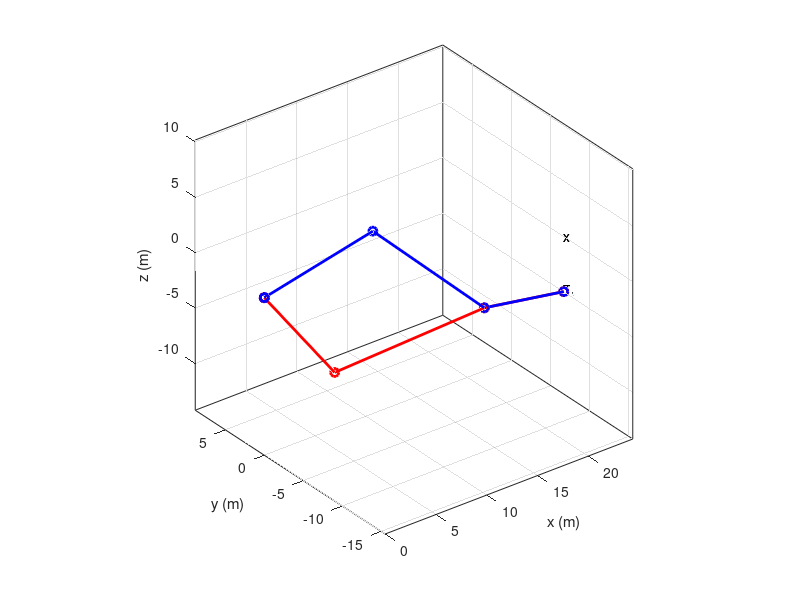
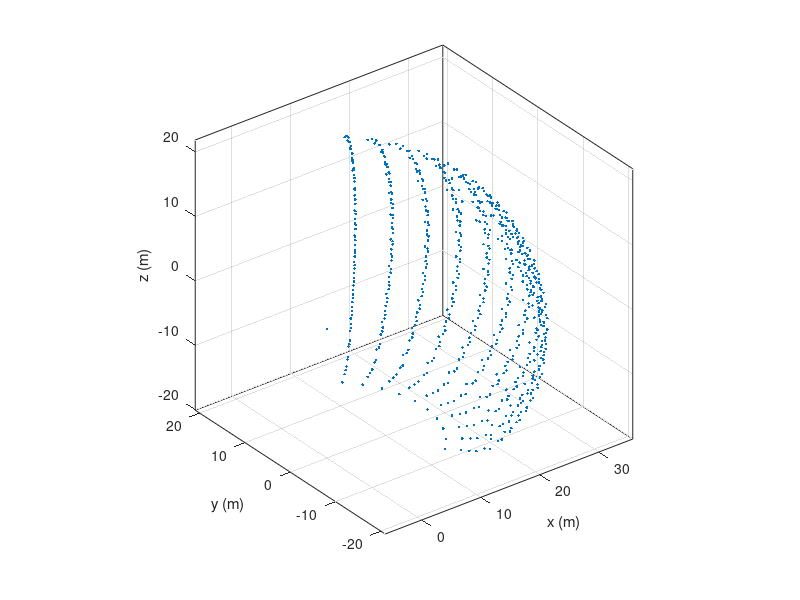

The MATLAB source for these figures, in order:
%%%%%%%%%%%%% Raphael Nagel %%%%%%%%%%%
%%%%%%%%%%% Co-Design       %%%%%%%%%
%%%%%%%%%%%%%% December 2012 %%%%%%%%%%%%%
% Forward ands inverse kinematics

clear all
close all
clc

deg2rad = pi/180;
rad2deg = 180/pi;

%% Links Length
l1 = 8.5+9;
l2 = 10 ;
l3 = 13 ;
d5 = 6.7;


%% Desired Position input
x_in = 24.38;
y_in = -6.66;
z_in = -4.97;

%%

p0e = [x_in y_in z_in]';

%%print
disp('Desired position =')
disp(p0e)
if norm(p0e) > l2+l3+d5   %origin is l1 above the table...
    error('desired position is out of the workspace')
end

%% %%%%%%%%%%%% Inverse Kinematics of the Lynx Motion Arm 6 DOF manipulator %%%%%%%%%%%%%%%%%
%% Inverse Kinematic Postition
%theta 1(rotation around base)
q1  = atan2(p0e(2),p0e(1));

p0c = p0e - d5.*[cos(q1) sin(q1) 0]';


xc = p0c(1,1);
yc = p0c(2,1);
zc = p0c(3,1);

disp('Wrist Position =')
disp(p0c)

%%




%% Geometric solution of q1, q2 and q3

%set 1

q31 = atan2(+sqrt(1-((xc^2+yc^2+zc^2-l2^2-l3^2)/(2*l2*l3))^2),((xc^2+yc^2+zc^2-l2^2-l3^2)/(2*l2*l3)));
q21 = -atan2(((l3*sin(q31))/sqrt(xc^2+yc^2+zc^2)),+sqrt(1-((l3*sin(q31))/sqrt(xc^2+yc^2+zc^2))^2))+atan2(zc,sqrt(xc^2+yc^2));
q41 = pi/2 -(q21+q31);



%set 2
q32 = atan2(-sqrt(1-((xc^2+yc^2+zc^2-l2^2-l3^2)/(2*l2*l3))^2),((xc^2+yc^2+zc^2-l2^2-l3^2)/(2*l2*l3)));
q22 = -atan2(((l3*sin(q32))/sqrt(xc^2+yc^2+zc^2)),+sqrt(1-((l3*sin(q32))/sqrt(xc^2+yc^2+zc^2))^2))+atan2(zc,sqrt(xc^2+yc^2));

q42 = pi/2 -(q22+q32);

smax = 100000;
smin = 50000;
qmax = 180;
qmin = 0;


disp('Solution 1:');
disp([q1 q21 q31 q41]*180/pi);
disp( ([q1 q21 q31]*180/pi)*((smax-smin)/(qmax-qmin)+smin));


disp('Solution 2:');
disp([q1 q22 q32 q42]*rad2deg);


%% Draw the arm - this is the forward kinematics.
draw_q1 = [q1   q1]';
draw_q2 = [q21   q22]';
draw_q3 = [q31   q32]';
draw_q4 = [q41   q42]';
draw_q5 = [0 0]';


%% Trigonometric abbreviations
c1 = cos(draw_q1);
c12 = cos(draw_q1+draw_q2);
c2 = cos(draw_q2);
c23 = cos(draw_q2+draw_q3);
c234 = cos(draw_q2+draw_q3+draw_q4);
c3 = cos(draw_q3);
c4 = cos(draw_q4);
c5 = cos(draw_q5);

s1= sin(draw_q1);
s2 = sin(draw_q2);
s23 = sin(draw_q2+draw_q3);
s234 = sin(draw_q2+draw_q3+draw_q4);
s3 = sin(draw_q3);
s32 = s23;
s4 = sin(draw_q4);
s5 = sin(draw_q5);
%% Tip position based on handcalculated T05 matrix
xt = c1.*s234.*d5+c1.*c23.*l3+c1.*c2.*l2;
yt = s1.*s234.*d5+s1.*c23.*l3+s1.*c2.*l2;
zt = -c234.*d5+s2.*l2+s23.*l3;
pt = [ xt yt zt ] ;




%% Tip orientation based on handcalculated T05 matrix
r11 = c1.*c234.*c5+s1.*s5; %corresponds to row 1, column 1 of the rotation matrix
r12 = -c1.*c234.*s5+s1.*c5;
r13 = c1.*s234;
r21 = s1.*c234.*c5-c1.*s5;
r22 = -s1.*c234.*s5-c1.*c5;
r23 = s1.*s234;
r31 = s234.*c5;
r32 = -s234.*s5;
r33 = -c234;

rot1 = [r11(1) r12(1) r13(1);
    r21(1) r22(1) r23(1);
    r31(1) r32(1) r33(1)];% we single out the first set of angles
%inputted at the top so that we can produce a complete numerical transformation function



%% plots up to 4 arm positions in 3d
figure (2)

x1 = zeros(4,1);
y1 = zeros(4,1);
z1 = zeros(4,1);

x2 = zeros(4,1);
y2 = zeros(4,1);
z2 = zeros(4,1);

x3 = c1.*c2.*l2;
y3 = s1.*c2.*l2;
z3 = s2.*l2;

x4 = c1.*c23.*l3+c1.*c2.*l2;
y4 = s1.*c23.*l3+s1.*c2.*l2;
z4 = s23.*l3+s2.*l2;




for i = 1:2
    xx = [ x1(i); x2(i); x3(i); x4(i); pt(i,1) ] ;
    yy = [ y1(i); y2(i); y3(i); y4(i); pt(i,2) ] ;
    zz = [ z1(i); z2(i); z3(i); z4(i); pt(i,3) ] ;
    if i==1
        plot3(xx,yy,zz,'ko-','Linewidth',2,'color', 'red')
    else
        plot3(xx,yy,zz,'ko-','Linewidth',2,'color', 'blue')
        
    end
    axis equal
    hold on
    box on
    grid on
    %   calculates the transformation matrix
    %     rot = [r11(i) r12(i) r13(i);
    %         r21(i) r22(i) r23(i);
    %         r31(i) r32(i) r33(i)];
    %     pos = [ xt(i) yt(i) zt(i) ]' ;
    %
    %
    %     disp([rot pos;0 0 0 1]);
    
    
    xlabel('x (m)') ; ylabel('y (m)') ; zlabel('z (m)') ;
    text(pt(1,1),pt(1,2),'x') ; text(pt(1,1) + 0.1,pt(1,2) + 0.1,pt(1,3) + 0.1,'Test') ;
    pause(0.1)
    
    
end



%%%%%%%%%%%%%%%%%%%%%%%%%%%%%%%%%%%%%%%%%%%%%%%%%%%%%%%%%%%%%%%%%%%%%%%
%% Workspace plots the workspace in 3d, takeing into account the joint
%%restrictions

cw1 = 0;
cw2 = 0;
cw3 = 0;
cw4 = 0;
sw1 = 0;
sw2 = 0;
sw3 = 0;
sw4 = 0;
sw12 = 0;
sw23 = 0;
cw23 = 0;
cw12 = 0;
sw234 = 0;
cw234 = 0;
%
figure (3)

xwork = zeros(70000,1) ; % reserving space for the variables, because
ywork = zeros(70000,1) ; % otherwise they would be created later within a loop.
zwork = zeros(70000,1);
p=0;
for i = -45:10:45               % for q1
    qw1 = i*pi/180;
    cw1 = cos(qw1);
    sw1 = sin(qw1);
    
    for j = -45:10:45                       % for q2
        qw2 = j*pi/180;
        cw2 = cos(qw2);
        sw2 = sin(qw2);
        
        for k = -35:10:25        % for q3
            qw3 = k*pi/180;
            cw3 = cos(qw3);
            sw3 = sin(qw3);
            
            
            qw4 = (pi/2-(qw2+qw3)); %q4
            cw4 = cos(qw4);
            sw4 = sin(qw4);
            
            p=p+1;
            
            cw12   = cos(qw1 + qw2);
            sw12   = sin(qw1 + qw2);
            cw23   = cos(qw2 + qw3);
            sw23   = sin(qw2 + qw3);
            cw234  = cos(qw2 + qw3 + (pi/2-(qw2+qw3)));
            sw234  = sin(qw2 + qw3 + (pi/2-(qw2+qw3)) );
            
            
            xwork(p) = cw1*sw234*d5+cw1*cw23*l3+cw1*cw2*l2;
            ywork(p) = sw1*sw234*d5+sw1*cw23*l3+sw1*cw2*l2;
            zwork(p) = -cw234*d5+sw2*l2+sw23*l3;
            if zwork(p) <= -l1
                zwork(p) = -l1;
            end
            
        end
        
    end
end



plot3(xwork,ywork,zwork,'.')
hold on
box on
grid on

xlabel('x (m)') ; ylabel('y (m)') ; zlabel('z (m)') ;
axis equal




